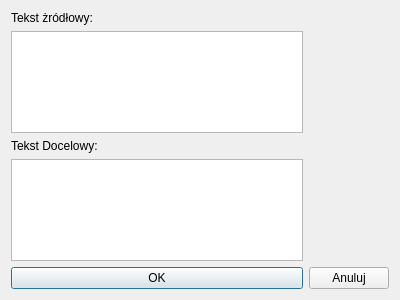
<?xml version="1.0" encoding="UTF-8"?>
<ui version="4.0">
 <class>EditDialog</class>
 <widget class="QDialog" name="EditDialog">
  <property name="geometry">
   <rect>
    <x>0</x>
    <y>0</y>
    <width>400</width>
    <height>300</height>
   </rect>
  </property>
  <property name="windowTitle">
   <string>Dialog</string>
  </property>
  <layout class="QGridLayout" name="gridLayout">
   <item row="0" column="0">
    <widget class="QLabel" name="label">
     <property name="text">
      <string>Tekst żródłowy:</string>
     </property>
    </widget>
   </item>
   <item row="1" column="0">
    <widget class="QPlainTextEdit" name="_source"/>
   </item>
   <item row="2" column="0">
    <widget class="QLabel" name="label_2">
     <property name="text">
      <string>Tekst Docelowy:</string>
     </property>
    </widget>
   </item>
   <item row="3" column="0">
    <widget class="QPlainTextEdit" name="_target"/>
   </item>
   <item row="4" column="0">
    <widget class="QPushButton" name="_okButton">
     <property name="text">
      <string>OK</string>
     </property>
    </widget>
   </item>
   <item row="4" column="1">
    <widget class="QPushButton" name="_cancelButton">
     <property name="text">
      <string>Anuluj</string>
     </property>
    </widget>
   </item>
  </layout>
 </widget>
 <resources/>
 <connections/>
</ui>
